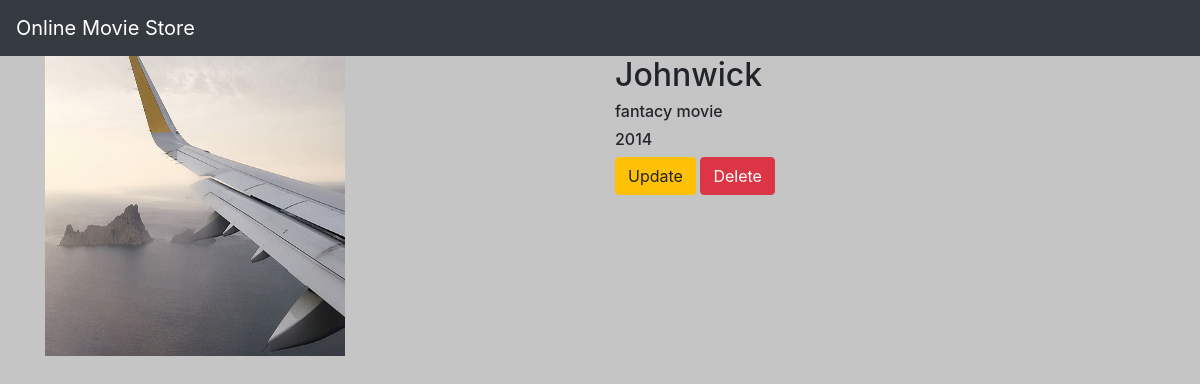
/movie/3/, run on the app's committed database.
### movieapp/models.py (models this page shows, shortened)
class Movie(models.Model):
    name=models.CharField(max_length=250)
    description=models.TextField()
    year=models.IntegerField()
    img=models.ImageField(upload_to='gallery')

### movieapp/views.py (the view)
# urls.py: path('movie/<int:movie_id>/',views.detail,name='detail'),
def detail(request, movie_id):
    movie=Movie.objects.get(id=movie_id)
    return render(request,'detail.html', {'movie':movie})

### templates/detail.html
{% extends 'base.html' %}
{% block body %}
<div class="container">
    <div class="row">
        <div class="col-md-6">
            <img src="{{movie.img.url }}" alt="" width="300px" height="300px">
        </div>
<div class="col-md-6">
           <h2> {{movie.name}}</h2>
           <h6> {{movie.description}}</h6>
           <h6>{{movie.year}}</h6>
            <a class="btn btn-warning" href="{% url 'movieapp:update' movie.id %}">Update</a>
            <a class="btn btn-danger" href="{% url 'movieapp:delete' movie.id %}">Delete</a>
</div>
</div>
</div>
{% endblock %}

### static/style.css (style rules this page uses)
body { background-color: rgb(197, 197, 197); }

### data on the page
Movie: img (picture), name "Johnwick", description "fantacy movie", year "2014"
